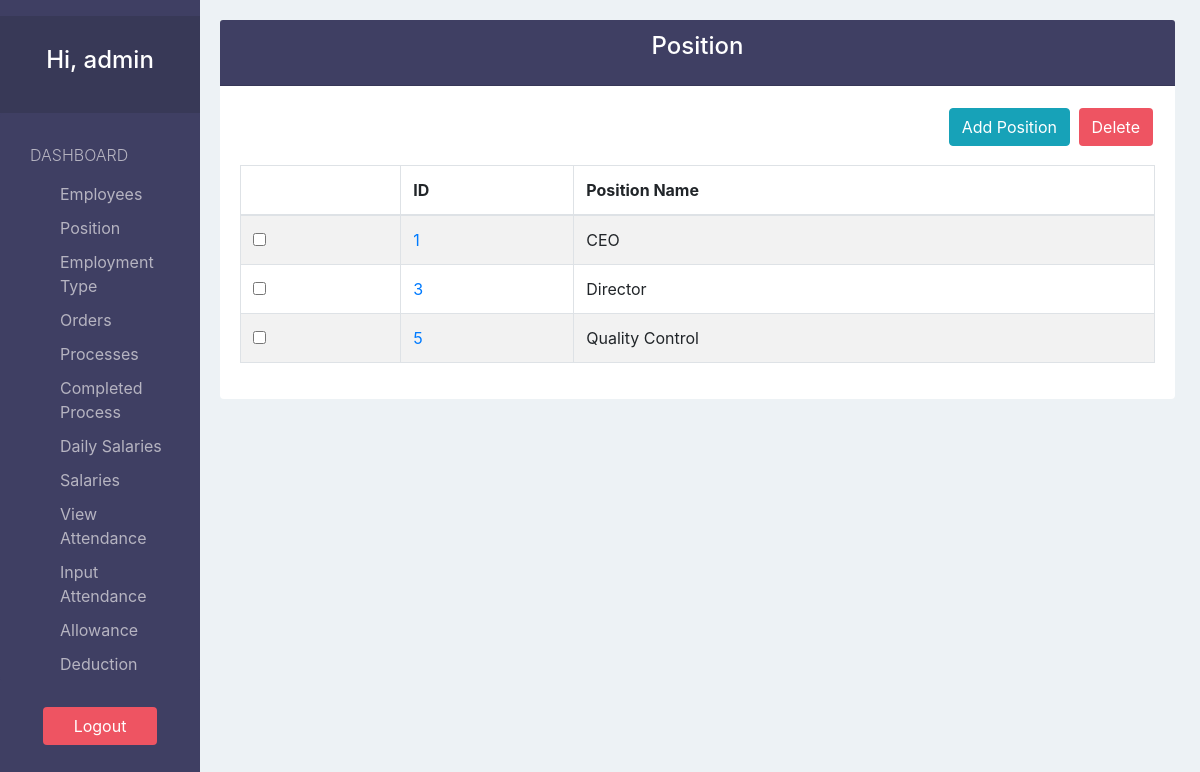
/position/ (signed in), run on an earlier commit of the app's database.
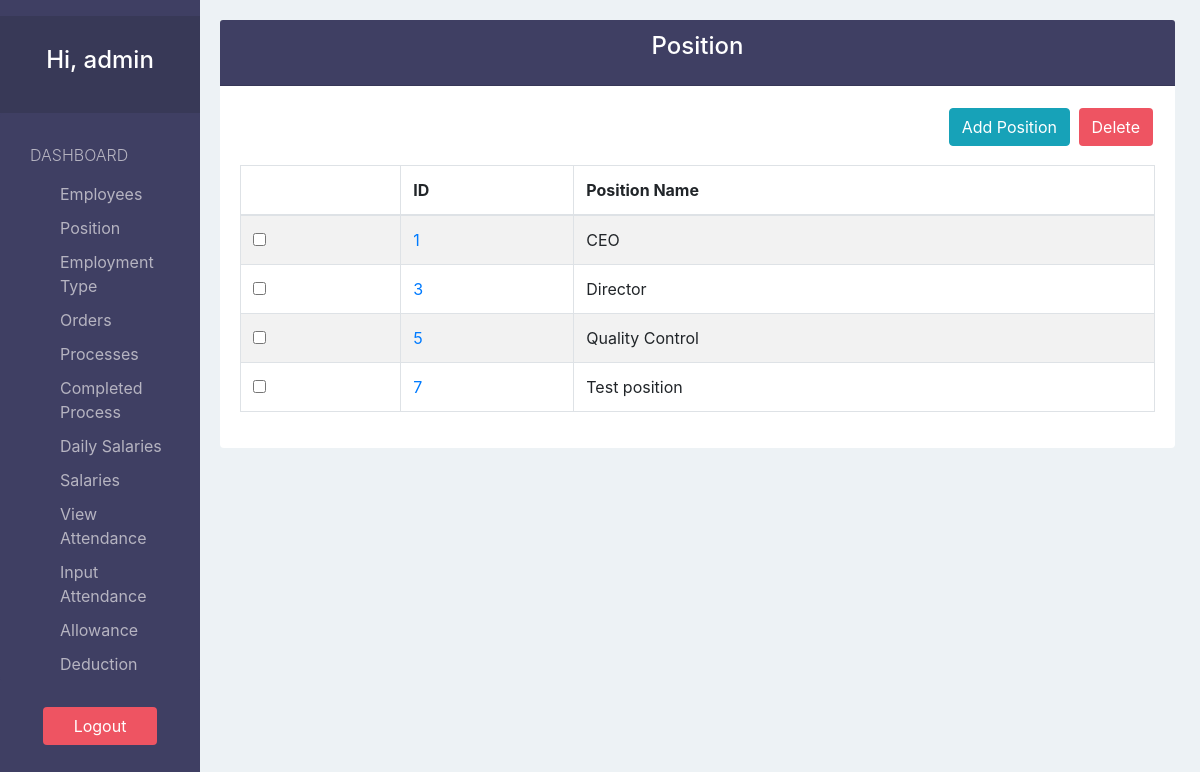
And on a later commit of the database.
### payrollApp/models.py (models this page shows, shortened)
class Position(models.Model):
  name = models.CharField(max_length=60, unique=True)

### payrollApp/views.py (the view)
# urls.py: path('position/', views.position_view, name="position"),
@login_required(login_url='login')
def position_view(request):
  positions = Position.objects.all()
  flag   = True
  if not positions:
    flag=False
  context = {
    'positions':positions,
    'flags':flag
  }
  return render(request, 'employee/position/position.html', context)

### payrollApp/templates/employee/position/position.html (shortened to what this page needs)
{% extends 'view_base.html' %}
{% block viewTitle %}Position{% endblock %}
{% block addBtn %}
  <a href="{% url 'create-position' %}?next={{ request.path }}" class="btn btn-info">Add Position</a>
{% endblock %}
{% block columns %}
  {% if flags %}
    {% block form %}
      <form action="{% url 'delete-position'%}" method="POST">{% csrf_token %}
    {% endblock %}
    <th></th>
    <th>ID</th>
    <th>Position Name</th>
  {% endif %}
{% endblock %}
{% block tbodyContent %}
  {% if not flags %}
  <h3>No Position</h3>
  {% else %}
    {% for position  in positions %}
      <tr>
        <td><input type="checkbox" name="selected" value="{{ position.id }}" onclick="enableDeleteBtn(this)"></td>
        <td scope="row"><a href="{% url 'edit-position' position.id %}?next={{ request.path }}">{{ position.id }}</a></td>
        <td>{{ position.name}}</td>
      </tr>
    {% endfor %}
  {% endif %}
{% endblock %}

What changed in the data, as far as the page shows it:
added Position: id "7", name "Test position"
